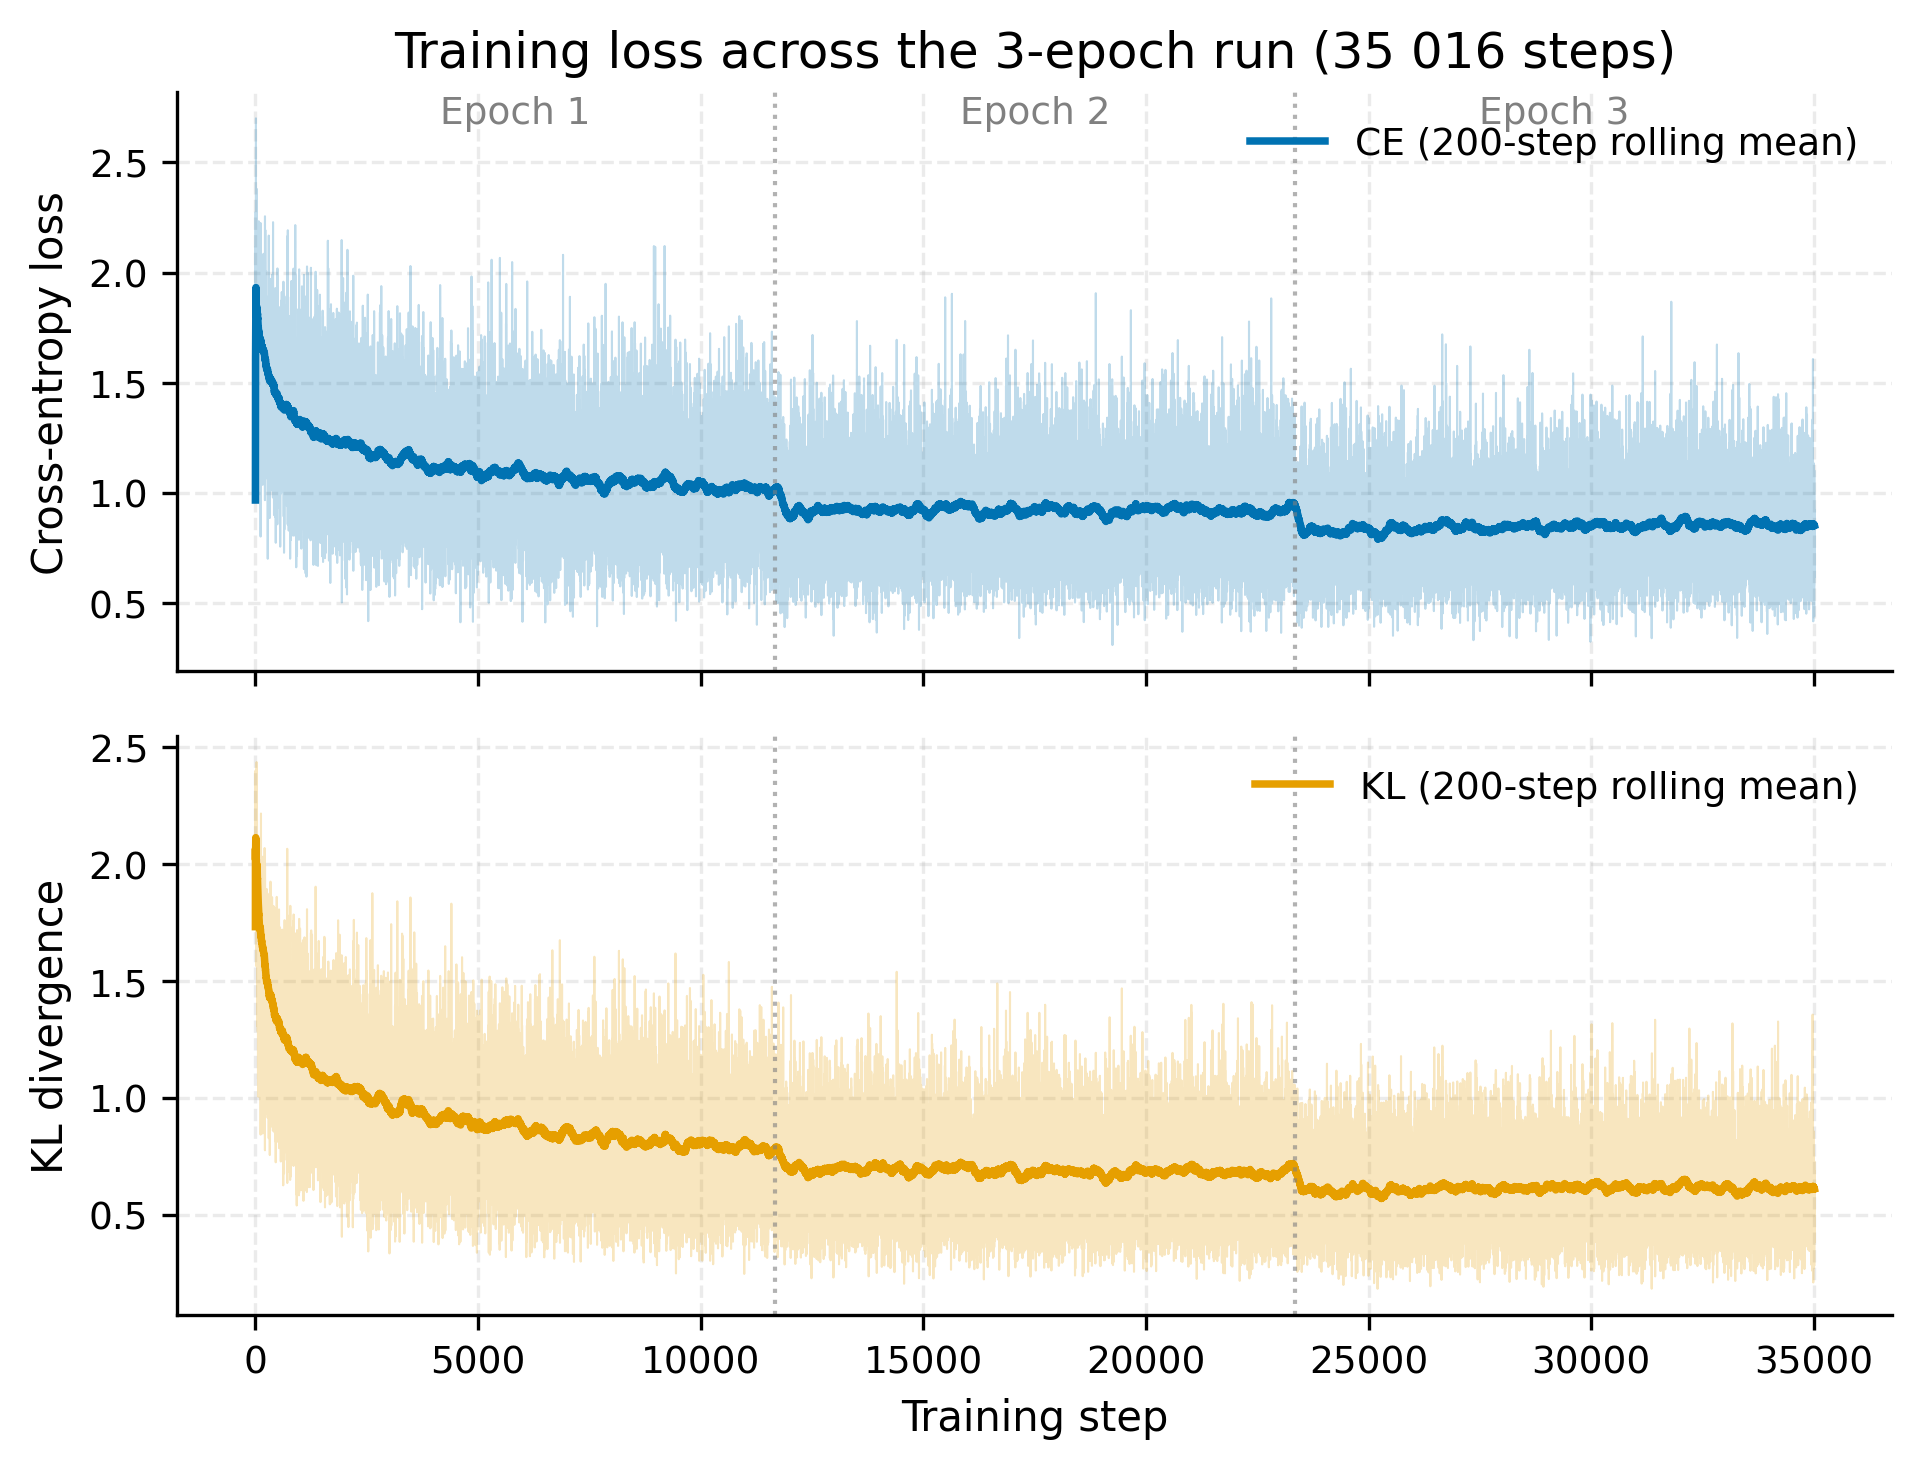

Generate this figure with Python:
"""F1 — Training loss across the 3-epoch run.

Two stacked panels (CE on top, KL on bottom). Raw per-step values rendered
faintly; rolling mean (window=200) overlaid bold. Vertical dashed lines mark
the epoch boundaries; epoch labels float along the top of the upper panel.

Source: train_losses.jsonl (35 016 rows, keys: epoch, step, ce, kl, loss, qa_id).
Target report section: §4.4, replaces or supplements Table 4.3.
"""
from __future__ import annotations

import json
import sys
from pathlib import Path

import matplotlib.pyplot as plt
import pandas as pd

sys.path.insert(0, str(Path(__file__).parent))
from _style import COLORS, FIGSIZE_DOUBLE, apply_style


ROOT = Path(__file__).parent.parent
LOSSES = ROOT / "train_losses.jsonl"
OUT = Path(__file__).parent / "F1_training_loss.png"


def main() -> None:
    apply_style()

    rows = [json.loads(l) for l in LOSSES.read_text().splitlines() if l.strip()]
    df = pd.DataFrame(rows).sort_values("step").reset_index(drop=True)

    df["ce_smooth"] = df["ce"].rolling(200, min_periods=1).mean()
    df["kl_smooth"] = df["kl"].rolling(200, min_periods=1).mean()

    epoch_boundaries = sorted(df.groupby("epoch")["step"].max().tolist())[:-1]

    fig, (ax1, ax2) = plt.subplots(2, 1, figsize=FIGSIZE_DOUBLE, sharex=True)

    ax1.plot(df["step"], df["ce"], color=COLORS["epoch3"], alpha=0.25, lw=0.5)
    ax1.plot(df["step"], df["ce_smooth"], color=COLORS["epoch3"], lw=1.8,
             label="CE (200-step rolling mean)")
    ax1.set_ylabel("Cross-entropy loss")
    ax1.legend(loc="upper right")
    ax1.set_title("Training loss across the 3-epoch run (35 016 steps)")

    ax2.plot(df["step"], df["kl"], color=COLORS["teacher"], alpha=0.25, lw=0.5)
    ax2.plot(df["step"], df["kl_smooth"], color=COLORS["teacher"], lw=1.8,
             label="KL (200-step rolling mean)")
    ax2.set_ylabel("KL divergence")
    ax2.set_xlabel("Training step")
    ax2.legend(loc="upper right")

    for ax in (ax1, ax2):
        for x in epoch_boundaries:
            ax.axvline(x, color="gray", linestyle=":", alpha=0.6, lw=1)

    n = len(df)
    n_per_epoch = n / 3
    centers = [n_per_epoch / 2,
               n_per_epoch * 1.5,
               n_per_epoch * 2.5]
    y_top = ax1.get_ylim()[1] * 0.95
    for i, x in enumerate(centers, 1):
        ax1.text(x, y_top, f"Epoch {i}", ha="center", fontsize=9, color="gray")

    plt.tight_layout()
    plt.savefig(OUT)
    plt.close()

    ce_first, ce_last = df["ce"].iloc[0], df["ce"].iloc[-1]
    kl_first, kl_last = df["kl"].iloc[0], df["kl"].iloc[-1]
    ce_drop_pct = (1 - ce_last / ce_first) * 100
    kl_drop_pct = (1 - kl_last / kl_first) * 100
    print(f"F1: steps={len(df)}, "
          f"CE {ce_first:.3f}→{ce_last:.3f} (-{ce_drop_pct:.0f}%), "
          f"KL {kl_first:.3f}→{kl_last:.3f} (-{kl_drop_pct:.0f}%)  "
          f"[matches report: 35 016 steps, CE -54%, KL -83%]")


if __name__ == "__main__":
    main()
